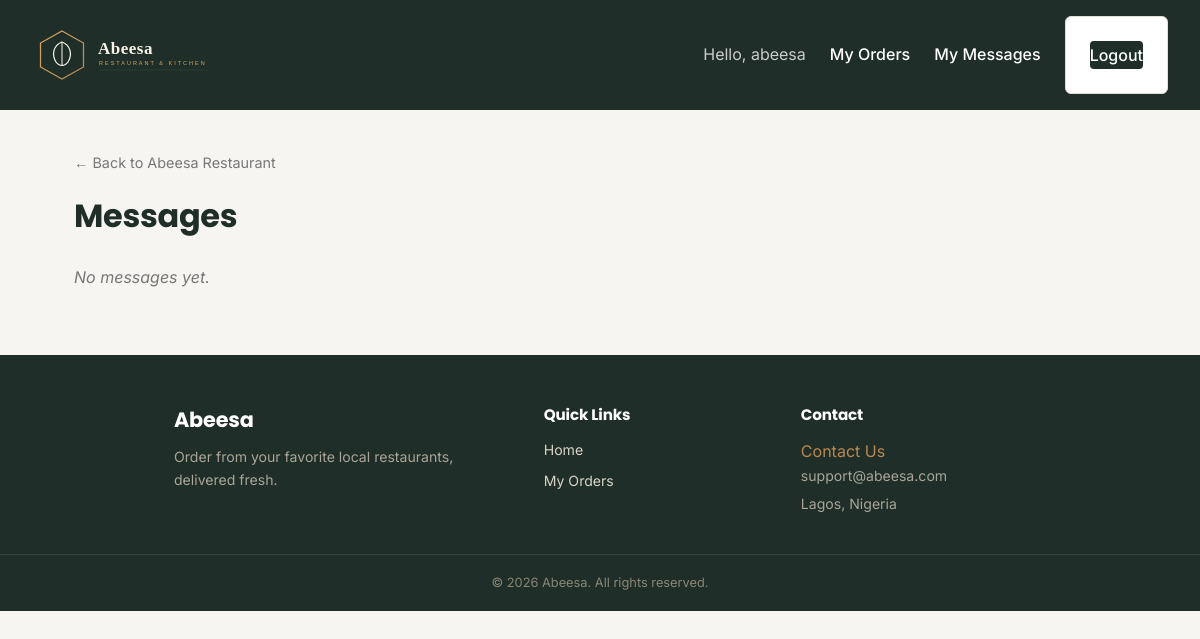
The app's page /restaurants/1/messages/ (signed in), older data.
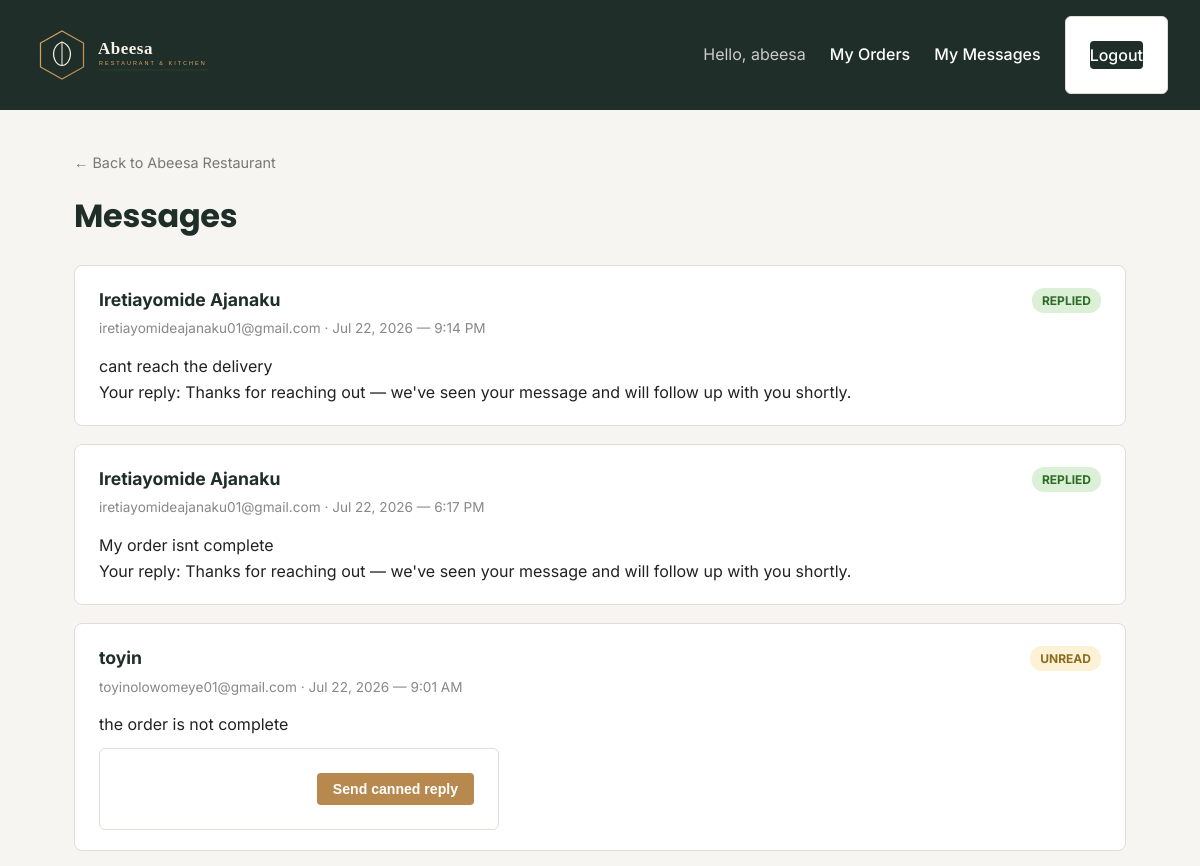
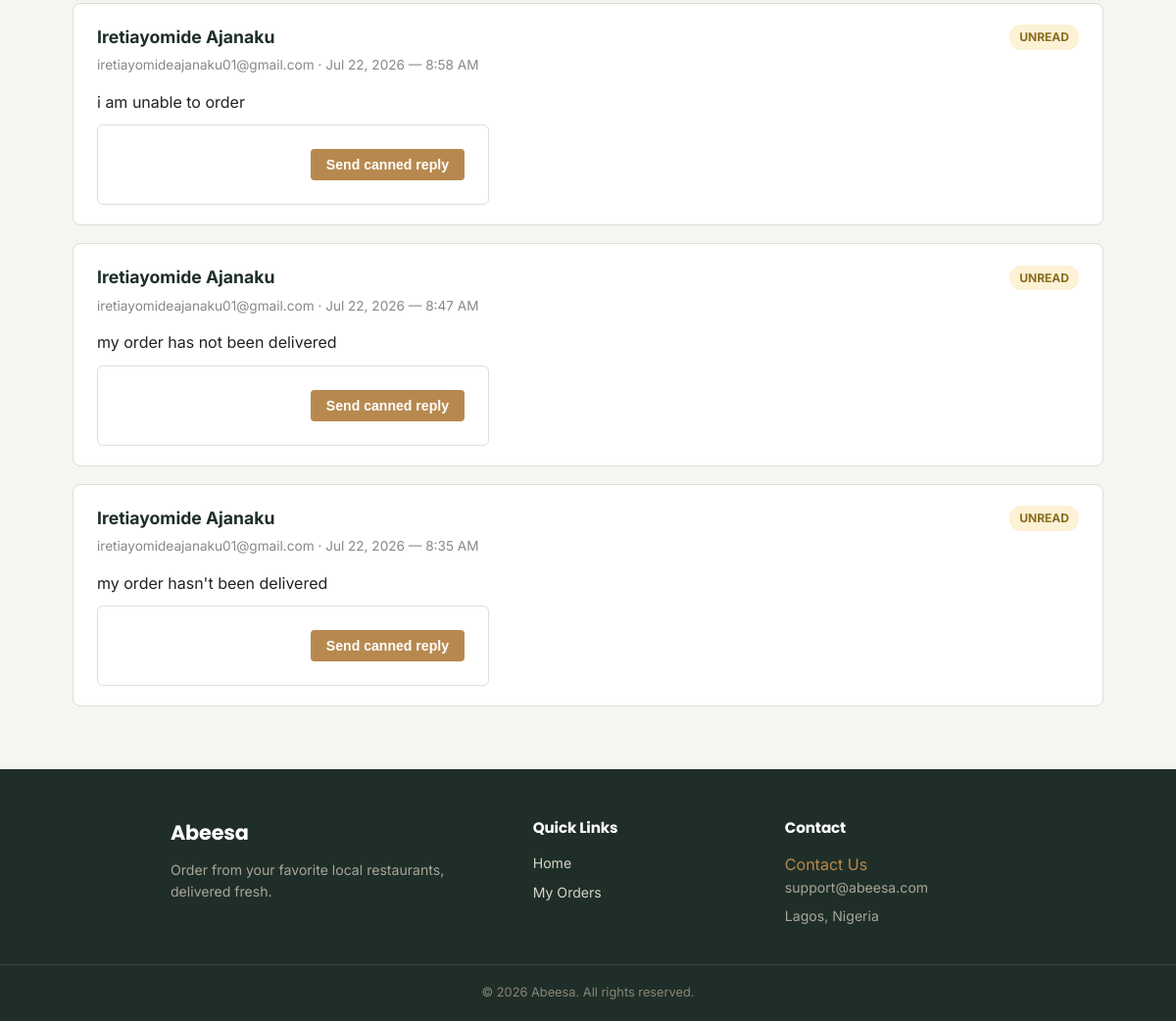
The same page, newer data (2 pictures, top to bottom).
### restaurants/models.py (models this page shows, shortened)
class ContactMessage(models.Model):
    restaurant = models.ForeignKey(Restaurant, on_delete=models.CASCADE, related_name='messages', null=True, blank=True)
    sender = models.ForeignKey(User, on_delete=models.CASCADE, related_name='sent_messages')
    name = models.CharField(max_length=100)
    email = models.EmailField()
    message = models.TextField()
    response = models.TextField(blank=True)
    is_read = models.BooleanField(default=False)
    created_at = models.DateTimeField(auto_now_add=True)
    responded_at = models.DateTimeField(null=True, blank=True)

### restaurants/views.py (the view)
# urls.py: path('restaurants/<int:restaurant_pk>/messages/', views.restaurant_messages, name='restaurant_messages'),
@login_required
def restaurant_messages(request, restaurant_pk):
    restaurant = get_object_or_404(Restaurant, pk=restaurant_pk)
    if restaurant.owner != request.user:
        return HttpResponseForbidden("You don't own this restaurant.")
    inbox = restaurant.messages.all().order_by('-created_at')
    return render(request, 'restaurants/restaurant_messages.html', {'restaurant': restaurant, 'inbox': inbox})

### templates/restaurants/restaurant_messages.html (shortened to what this page needs)
{% extends "base.html" %}
{% block content %}
  <a href="{% url 'restaurant_detail' restaurant.pk %}" class="back-link">&larr; Back to {{ restaurant.name }}</a>
  <h1>Messages</h1>
  {% if inbox %}
    <div class="orders-list">
      {% for msg in inbox %}
        <div class="order-card">
          <div class="order-card-head">
            <strong>{{ msg.name }}</strong>
            <span class="order-status {% if msg.is_read %}order-status-completed{% else %}order-status-pending{% endif %}">
              {% if msg.is_read %}Replied{% else %}Unread{% endif %}
            </span>
          </div>
          <p class="order-date">{{ msg.email }} · {{ msg.created_at|date:"M d, Y — g:i A" }}</p>
          <p>{{ msg.message }}</p>
          {% if msg.response %}
            <p class="order-delivery">Your reply: {{ msg.response }}</p>
          {% else %}
            <form method="post" action="{% url 'reply_to_message' msg.pk %}" class="cancel-form">
              <button type="submit" class="btn-add">Send canned reply</button>
            </form>
          {% endif %}
        </div>
      {% endfor %}
    </div>
  {% else %}
    <p class="empty-message">No messages yet.</p>
  {% endif %}
{% endblock %}

Row changes from the older to the newer data that the page shows:
added ContactMessage: name "Iretiayomide Ajanaku", is_read "REPLIED", email "iretiayomideajanaku01@gmail.com", created_at "Jul 22, 2026 — 9:14 PM", message "cant reach the delivery", response "Thanks for reaching out — we've seen your message and will follow up with you shortly."
added ContactMessage: name "Iretiayomide Ajanaku", is_read "REPLIED", email "iretiayomideajanaku01@gmail.com", created_at "Jul 22, 2026 — 6:17 PM", message "My order isnt complete", response "Thanks for reaching out — we've seen your message and will follow up with you shortly."
added ContactMessage: name "toyin", is_read "UNREAD", email "toyinolowomeye01@gmail.com", created_at "Jul 22, 2026 — 9:01 AM", message "the order is not complete", response "Send canned reply"
added ContactMessage: name "Iretiayomide Ajanaku", is_read "UNREAD", email "iretiayomideajanaku01@gmail.com", created_at "Jul 22, 2026 — 8:58 AM", message "i am unable to order", response "Send canned reply"
added ContactMessage: name "Iretiayomide Ajanaku", is_read "UNREAD", email "iretiayomideajanaku01@gmail.com", created_at "Jul 22, 2026 — 8:47 AM", message "my order has not been delivered", response "Send canned reply"
added ContactMessage: name "Iretiayomide Ajanaku", is_read "UNREAD", email "iretiayomideajanaku01@gmail.com", created_at "Jul 22, 2026 — 8:35 AM", message "my order hasn't been delivered", response "Send canned reply"
Text that changed along with them:
text no longer shown: "No messages yet."
